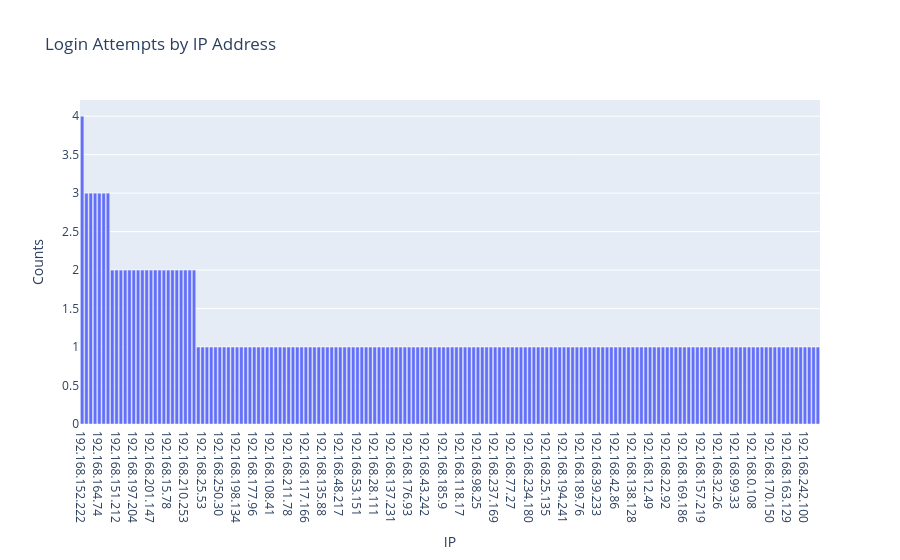
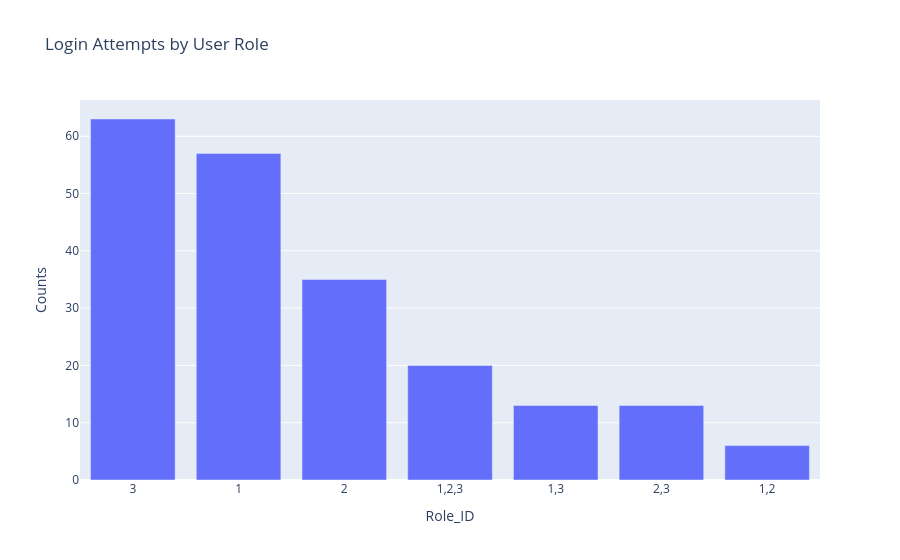
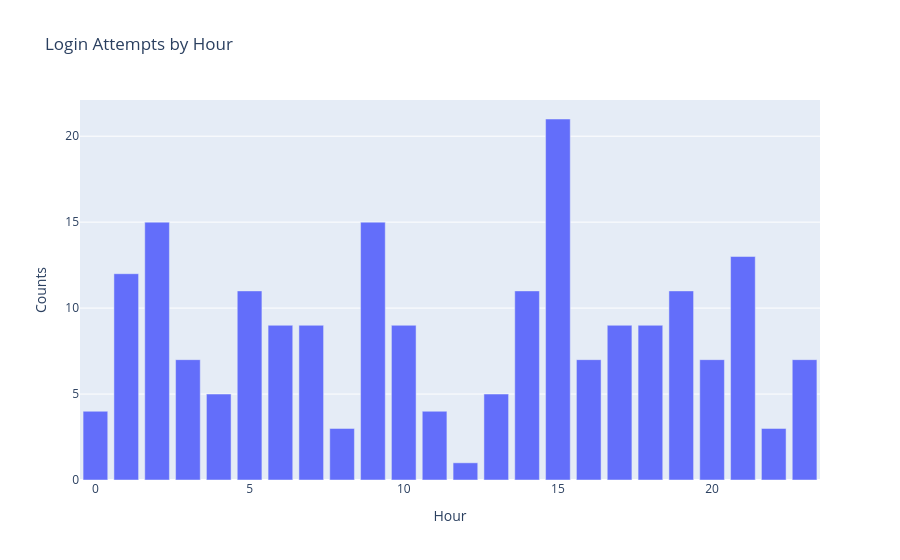

The notebook cell these images were saved under, in order:
### Code cell
# 使用Plotly畫圖
fig1 = px.bar(ip_attempts, x='IP', y='Counts', title='Login Attempts by IP Address')
fig2 = px.bar(role_attempts, x='Role_ID', y='Counts', title='Login Attempts by User Role')
fig3 = px.bar(time_analysis, x='Hour', y='Counts', title='Login Attempts by Hour')

fig1.show()
fig2.show()
fig3.show()

### Figure 1 — Plotly figure (JSON) as saved in the notebook; plotly's stock layout.template omitted (floating-point values rounded to 4 significant figures; data arrays with more than 128 entries replaced by an {"elided": "..."} marker saying what was removed)
{"data": [{"alignmentgroup": "True", "hovertemplate": "IP=%{x}<br>Counts=%{y}<extra></extra>", "legendgroup": "", "marker": {"color": "#636efa", "pattern": {"shape": ""}}, "name": "", "offsetgroup": "", "orientation": "v", "showlegend": false, "textposition": "auto", "type": "bar", "x": {"elided": "172 str values"}, "xaxis": "x", "y": {"elided": "172 int values"}, "yaxis": "y"}], "layout": {"barmode": "relative", "legend": {"tracegroupgap": 0}, "title": {"text": "Login Attempts by IP Address"}, "xaxis": {"anchor": "y", "domain": [0, 1], "title": {"text": "IP"}}, "yaxis": {"anchor": "x", "domain": [0, 1], "title": {"text": "Counts"}}}}

### Figure 2 — Plotly figure (JSON) as saved in the notebook; plotly's stock layout.template omitted (floating-point values rounded to 4 significant figures)
{"data": [{"alignmentgroup": "True", "hovertemplate": "Role_ID=%{x}<br>Counts=%{y}<extra></extra>", "legendgroup": "", "marker": {"color": "#636efa", "pattern": {"shape": ""}}, "name": "", "offsetgroup": "", "orientation": "v", "showlegend": false, "textposition": "auto", "type": "bar", "x": ["3", "1", "2", "1,2,3", "1,3", "2,3", "1,2"], "xaxis": "x", "y": [63, 57, 35, 20, 13, 13, 6], "yaxis": "y"}], "layout": {"barmode": "relative", "legend": {"tracegroupgap": 0}, "title": {"text": "Login Attempts by User Role"}, "xaxis": {"anchor": "y", "domain": [0, 1], "title": {"text": "Role_ID"}}, "yaxis": {"anchor": "x", "domain": [0, 1], "title": {"text": "Counts"}}}}

### Figure 3 — Plotly figure (JSON) as saved in the notebook; plotly's stock layout.template omitted (floating-point values rounded to 4 significant figures)
{"data": [{"alignmentgroup": "True", "hovertemplate": "Hour=%{x}<br>Counts=%{y}<extra></extra>", "legendgroup": "", "marker": {"color": "#636efa", "pattern": {"shape": ""}}, "name": "", "offsetgroup": "", "orientation": "v", "showlegend": false, "textposition": "auto", "type": "bar", "x": [0, 1, 2, 3, 4, 5, 6, 7, 8, 9, 10, 11, 12, 13, 14, 15, 16, 17, 18, 19, 20, 21, 22, 23], "xaxis": "x", "y": [4, 12, 15, 7, 5, 11, 9, 9, 3, 15, 9, 4, 1, 5, 11, 21, 7, 9, 9, 11, 7, 13, 3, 7], "yaxis": "y"}], "layout": {"barmode": "relative", "legend": {"tracegroupgap": 0}, "title": {"text": "Login Attempts by Hour"}, "xaxis": {"anchor": "y", "domain": [0, 1], "title": {"text": "Hour"}}, "yaxis": {"anchor": "x", "domain": [0, 1], "title": {"text": "Counts"}}}}
